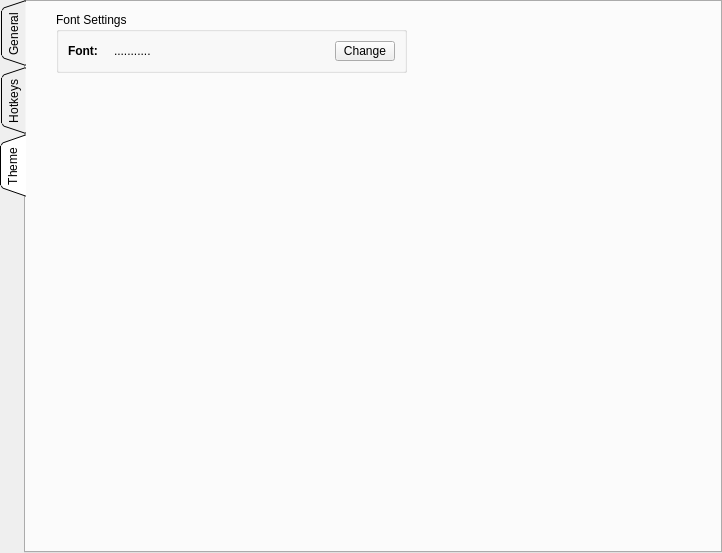
<?xml version="1.0" encoding="UTF-8"?>
<ui version="4.0">
 <class>Settings_Window</class>
 <widget class="QDialog" name="Settings_Window">
  <property name="geometry">
   <rect>
    <x>0</x>
    <y>0</y>
    <width>722</width>
    <height>553</height>
   </rect>
  </property>
  <property name="windowTitle">
   <string>Settings</string>
  </property>
  <layout class="QGridLayout" name="gridLayout">
   <property name="leftMargin">
    <number>0</number>
   </property>
   <property name="topMargin">
    <number>0</number>
   </property>
   <property name="rightMargin">
    <number>0</number>
   </property>
   <property name="bottomMargin">
    <number>0</number>
   </property>
   <item row="0" column="0">
    <widget class="QTabWidget" name="tabWidget">
     <property name="tabPosition">
      <enum>QTabWidget::West</enum>
     </property>
     <property name="tabShape">
      <enum>QTabWidget::Triangular</enum>
     </property>
     <property name="currentIndex">
      <number>2</number>
     </property>
     <property name="elideMode">
      <enum>Qt::ElideNone</enum>
     </property>
     <widget class="QWidget" name="tabGeneral">
      <attribute name="icon">
       <iconset theme="folder"/>
      </attribute>
      <attribute name="title">
       <string>General</string>
      </attribute>
     </widget>
     <widget class="QWidget" name="tabHotkeys">
      <attribute name="icon">
       <iconset theme="applications-accessories"/>
      </attribute>
      <attribute name="title">
       <string>Hotkeys</string>
      </attribute>
      <layout class="QGridLayout" name="gridLayout_2">
       <item row="1" column="1">
        <widget class="QPushButton" name="pushButtonSaveHotKeys">
         <property name="text">
          <string>Save</string>
         </property>
        </widget>
       </item>
       <item row="1" column="0">
        <spacer name="horizontalSpacer">
         <property name="orientation">
          <enum>Qt::Horizontal</enum>
         </property>
         <property name="sizeHint" stdset="0">
          <size>
           <width>40</width>
           <height>20</height>
          </size>
         </property>
        </spacer>
       </item>
       <item row="0" column="0" colspan="2">
        <widget class="QTreeView" name="treeView"/>
       </item>
      </layout>
     </widget>
     <widget class="QWidget" name="tab">
      <attribute name="title">
       <string>Theme</string>
      </attribute>
      <widget class="QGroupBox" name="groupBox">
       <property name="geometry">
        <rect>
         <x>30</x>
         <y>10</y>
         <width>351</width>
         <height>61</height>
        </rect>
       </property>
       <property name="title">
        <string>Font Settings</string>
       </property>
       <layout class="QGridLayout" name="gridLayout_3">
        <item row="0" column="0">
         <widget class="QLabel" name="label">
          <property name="maximumSize">
           <size>
            <width>40</width>
            <height>16777215</height>
           </size>
          </property>
          <property name="font">
           <font>
            <bold>true</bold>
           </font>
          </property>
          <property name="text">
           <string>Font: </string>
          </property>
         </widget>
        </item>
        <item row="0" column="1">
         <widget class="QLabel" name="label_font">
          <property name="text">
           <string>...........</string>
          </property>
         </widget>
        </item>
        <item row="0" column="2">
         <widget class="QPushButton" name="pushButtonChangeFont">
          <property name="maximumSize">
           <size>
            <width>60</width>
            <height>16777215</height>
           </size>
          </property>
          <property name="text">
           <string>Change</string>
          </property>
         </widget>
        </item>
       </layout>
      </widget>
     </widget>
    </widget>
   </item>
  </layout>
 </widget>
 <resources/>
 <connections/>
</ui>
